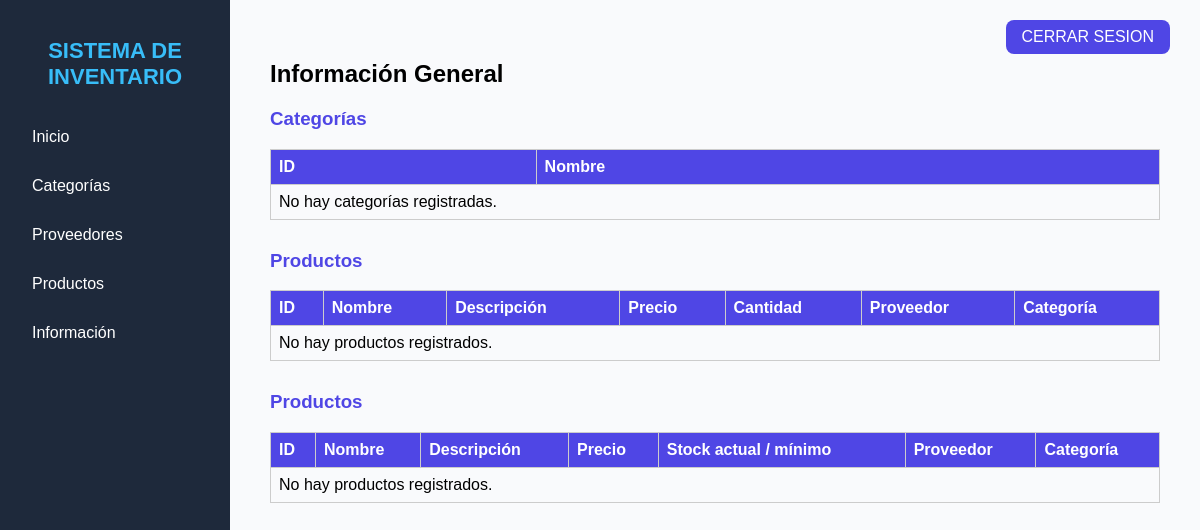
The page /informacion/ (signed in) on the database as committed earlier.
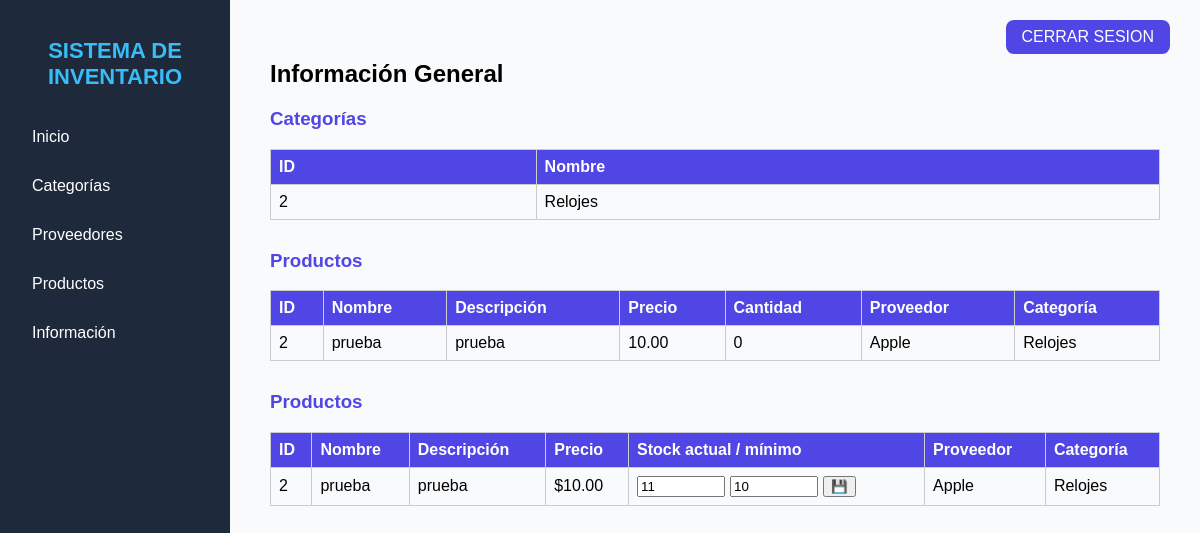
The same page on the database as committed later.
### post/models.py (models this page shows, shortened)
class Categoria(models.Model):
    nombre = models.CharField(max_length=100)

class Producto(models.Model):
    nombre = models.CharField(max_length=100)
    descripcion = models.TextField(blank=True, null=True)
    precio = models.DecimalField(max_digits=10, decimal_places=2)
    cantidad = models.IntegerField(default=0)  # ✅ ahora tiene valor por defecto
    precio_venta = models.DecimalField(max_digits=10, decimal_places=2, null=True, blank=True)
    stock_actual = models.IntegerField(default=0, null=True, blank=True)   # ✅ valor por defecto
    stock_minimo = models.IntegerField(default=0, null=True, blank=True)   # ✅ valor por defecto
    proveedor = models.ForeignKey('Proveedor', on_delete=models.CASCADE)
    categoria = models.ForeignKey(Categoria, on_delete=models.CASCADE)

class Proveedor(models.Model):
    nombre = models.CharField(max_length=100)
    email = models.EmailField()
    telefono = models.CharField(max_length=15)
    class Meta:
        verbose_name = "Proveedor"
        verbose_name_plural = "Proveedores"

### post/views.py (the view, shortened to what this page needs)
# urls.py: path('informacion/', views.informacion, name='informacion'),
@login_required
def informacion(request):
    categorias = Categoria.objects.all()
    productos = Producto.objects.all()
    proveedores = Proveedor.objects.all()
    return render(request, 'post/informacion.html', {
        'categorias': categorias,
        'productos': productos,
        'proveedores': proveedores
    })

### post/templates/post/informacion.html (shortened to what this page needs)
{% extends 'post/base.html' %}
{% load static %}
{% block content %}
<h2>Información General</h2>
<h3>Categorías</h3>
<table>
  <thead>
    <tr>
      <th>ID</th>
      <th>Nombre</th>
    </tr>
  </thead>
  <tbody>
    {% for c in categorias %}
      <tr>
        <td>{{ c.id }}</td>
        <td contenteditable="true">{{ c.nombre }}</td>
      </tr>
    {% empty %}
      <tr><td colspan="2">No hay categorías registradas.</td></tr>
    {% endfor %}
  </tbody>
</table>
<h3>Productos</h3>
<table>
  <thead>
    <tr>
      <th>ID</th>
      <th>Nombre</th>
      <th>Descripción</th>
      <th>Precio</th>
      <th>Cantidad</th>
      <th>Proveedor</th>
      <th>Categoría</th>
    </tr>
  </thead>
  <tbody>
    {% for p in productos %}
      <tr>
        <td>{{ p.id }}</td>
        <td contenteditable="true">{{ p.nombre }}</td>
        <td contenteditable="true">{{ p.descripcion }}</td>
        <td contenteditable="true">{{ p.precio }}</td>
        <td contenteditable="true">{{ p.cantidad }}</td>
        <td>{{ p.proveedor.nombre }}</td>
        <td>{{ p.categoria.nombre }}</td>
      </tr>
    {% empty %}
      <tr><td colspan="7">No hay productos registrados.</td></tr>
    {% endfor %}
  </tbody>
</table>
<h3>Productos</h3>
<table>
  <thead>
    <tr>
      <th>ID</th>
      <th>Nombre</th>
      <th>Descripción</th>
      <th>Precio</th>
      <th>Stock actual / mínimo</th>
      <th>Proveedor</th>
      <th>Categoría</th>
    </tr>
  </thead>
  <tbody>
    {% for p in productos %}
      <tr>
        <td>{{ p.id }}</td>
        <td>{{ p.nombre }}</td>
        <td>{{ p.descripcion }}</td>
        <td>${{ p.precio }}</td>
        <td>
          {% if not user.is_superuser %}
            <form method="POST" style="display:flex; gap:5px; align-items:center;">
              <input type="number" name="stock_actual" value="{{ p.stock_actual }}" class="form-control" style="width:80px;">
              <input type="number" name="stock_minimo" value="{{ p.stock_minimo }}" class="form-control" style="width:80px;">
              <button type="submit" class="btn btn-sm btn-primary">💾</button>
            </form>
          {% else %}
            {{ p.stock_actual }} / {{ p.stock_minimo }}
          {% endif %}
        </td>
        <td>{{ p.proveedor.nombre }}</td>
        <td>{{ p.categoria.nombre }}</td>
      </tr>
    {% empty %}
      <tr><td colspan="7">No hay productos registrados.</td></tr>
    {% endfor %}
  </tbody>
</table>
{% endblock %}

Rows that differ between the two databases and show on the page:
added Categoria: id "2", nombre "Relojes"
added Producto: id "2", nombre "prueba", descripcion "prueba", precio "10.00", cantidad "0", proveedor.nombre "Apple", categoria.nombre "Relojes", stock_actual "11", stock_minimo "10"
Other text that changed with them:
text no longer shown: "No hay categorías registradas. No hay productos registrados. No hay productos registrados."
